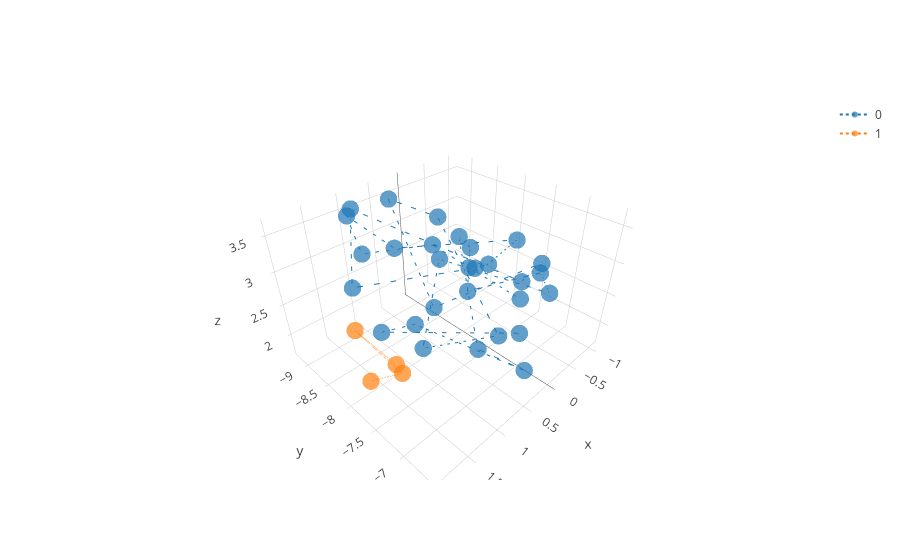

The cell this chart's notebook holds for it:
### Code cell
plotter(text, 'o:', reduce_kwargs={'algorithm': 'UMAP'}, text_kwargs={'model': 'LatentDirichletAllocation'})

### Figure 1 — Plotly figure (JSON) as saved in the notebook; plotly's stock layout.template omitted (floating-point values rounded to 4 significant figures)
{"data": [{"line": {"dash": "dot"}, "marker": {"opacity": 0.7, "size": 6}, "mode": "lines+markers", "name": "0", "type": "scatter3d", "uid": "289c1435-b462-421c-aa06-8f0629030bd4", "x": [0.1413, 1.056, 0.4453, 0.6465, 0.7633, -0.8412, -0.6047, -0.8109, -0.442, -1.095, -0.1233, -0.2721, 0.8763, 0.8416, 0.2403, 0.554, 0.5024, -0.5809, 0.2744, 1.048, 1.424, -0.01285, 0.2763, -0.9629, 0.4048, 0.9447, 0.9775, 0.647, -0.6422], "y": [-6.923, -8.565, -8.57, -6.467, -7.054, -8.919, -8.457, -8.66, -8.34, -7.508, -6.744, -8.778, -7.906, -6.711, -8.258, -8.823, -8.082, -7.187, -6.88, -8.947, -8.534, -7.831, -7.37, -7.885, -8.984, -9.225, -8.93, -7.923, -7.5], "z": [2.34, 1.917, 1.699, 2.382, 2.394, 2.549, 2.634, 2.095, 1.974, 2.391, 2.909, 2.435, 1.929, 2.86, 3.498, 3.659, 2.31, 2.926, 3.199, 3.648, 2.862, 2.817, 3.211, 2.844, 2.818, 3.421, 2.987, 3.398, 2.16]}, {"line": {"dash": "dot"}, "marker": {"opacity": 0.7, "size": 6}, "mode": "lines+markers", "name": "1", "type": "scatter3d", "uid": "ace4619d-b34a-4cc4-8e1e-a193485b1573", "x": [1.955, 1.541, 1.845, 1.766], "y": [-7.534, -7.515, -7.893, -7.307], "z": [2.391, 2.226, 2.826, 2.666]}], "layout": {}}
